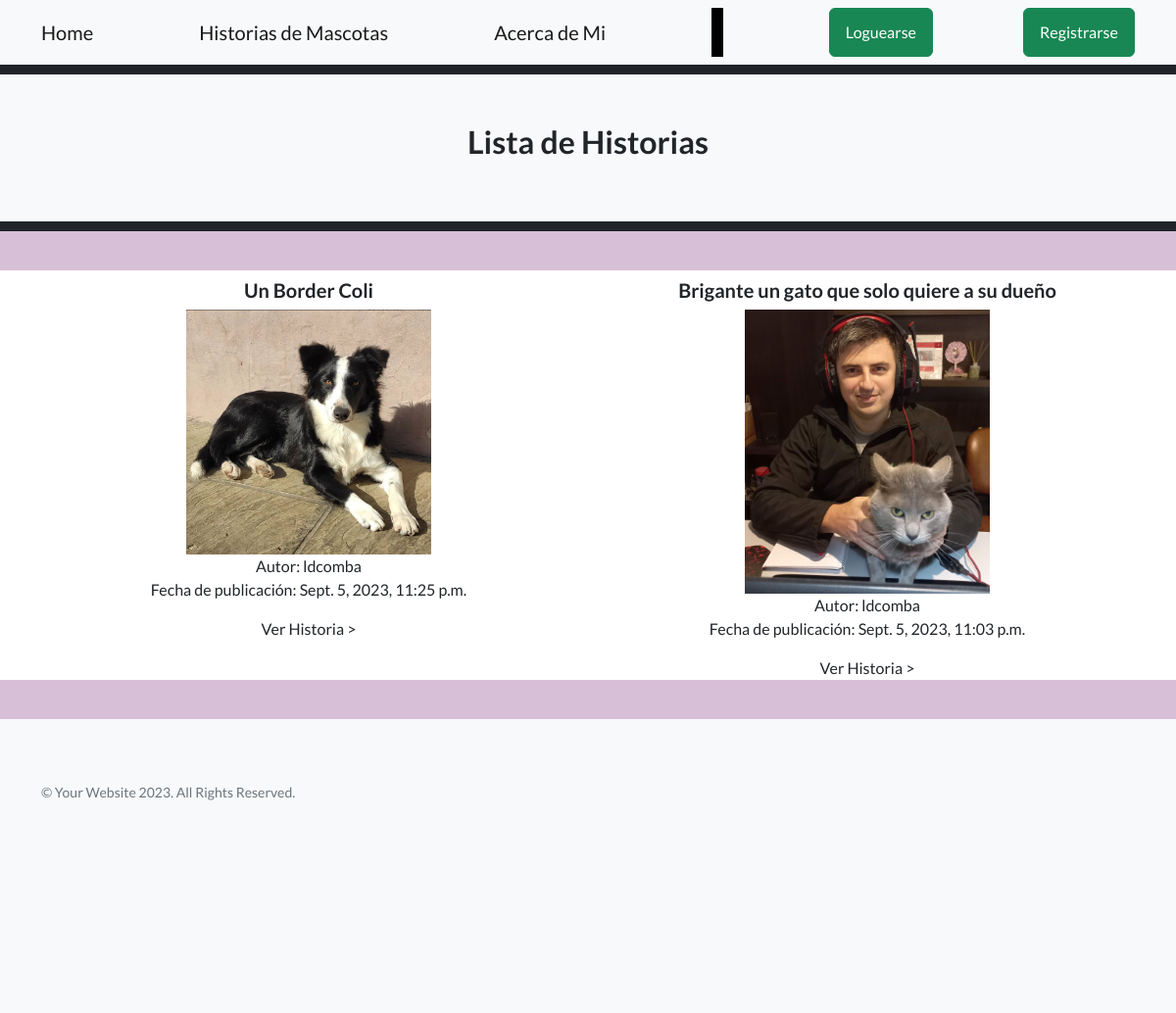
The app's page /AppPages/routePages/ with its own data.
### AppPages/models.py (models this page shows, shortened)
class Mascota(models.Model):
    mascotaSeleccion= (
        ('gato','Gato'),
        ('perro','Perro'),
        ('pajaro','Pajaro'),
        ('pez','Pez'),
        ('otro','Otro')
    )
    autor=models.ForeignKey(User, on_delete=models.CASCADE, null=True, blank=True)
    mascota= models.CharField(max_length=50, choices=mascotaSeleccion, default='gato')
    nombreMascota=models.CharField(max_length=50)
    titulo=models.CharField(max_length=50)
    historia = models.TextField(
        validators=[MaxLengthValidator(limit_value=3200, message='La historia no puede superar 40 líneas.')],
        help_text="Ingresa la historia de la mascota (máximo 40 líneas)."
    )
    fechaPublicacion=models.DateTimeField(auto_now_add=True)
    imagenMascota = models.ImageField(null=True, blank=True, upload_to="imagenes/")
    class Meta:
        ordering = ['autor', '-fechaPublicacion']

### AppPages/views.py (the view)
# urls.py: path('routePages/',routePages,name="routePages"),
def routePages(request):
    if request.method=="POST":
       pass
    else:
        mascotasHistorias=Mascota.objects.all()
        if len(mascotasHistorias) == 0:
            mensaje= " Aún no hay historias"
        else:
            mensaje=""
    return render(request, "03_routePages.html",{"mascotasHistorias":mascotasHistorias,"mensaje":mensaje,"avatar":obtenerAvatar(request)})

### AppPages/views.py (called while the page is built)
def obtenerAvatar(request):
    avatares = PerfilUsuario.objects.filter(Q(user=request.user.id) & Q(imagen__isnull=False) & ~Q(imagen=''))
    if len(avatares)!=0:
        return avatares[0].imagen.url
    else:
        return "/media/avatars/avatarpordefecto.png"

### AppPages/templates/03_routePages.html (shortened to what this page needs)
{% extends "00_padre.html" %}
{% load static %}
{% block titulo %} Lista de Historias {% endblock %}
{% block contenido_que_cambia %}
<div class="container text-center">
    <div class="row">
            {% for mascotaHistoria in mascotasHistorias %}
            <div class="col-sm-6 align-items-center">
                <div class="card-body">
                <h5>{{mascotaHistoria.titulo}}</h5>
                <img src="{{ mascotaHistoria.imagenMascota.url }}" alt="avatar" width="250" height="auto" />
                <br>
                Autor: {{mascotaHistoria.autor}}
                <br>
                <p>Fecha de publicación:  {{mascotaHistoria.fechaPublicacion}}</p>
                <a class="navbar-brand" href="{% url 'routePagesId' mascotaHistoria.id %}">Ver Historia ></a>
                </div>
            </div>
            {% endfor %}
    </div>
</div>
{% endblock %}

### records on screen
Mascota: titulo "Un Border Coli", imagenMascota (picture), autor "ldcomba", fechaPublicacion "Sept. 5, 2023, 11:25 p.m."
Mascota: titulo "Brigante un gato que solo quiere a su dueño", imagenMascota (picture), autor "ldcomba", fechaPublicacion "Sept. 5, 2023, 11:03 p.m."
